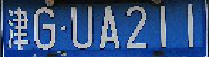
#> input picture face_txt/OpenCV_project/VehicleLicesePlateRecongnition/gg.bmp, 209 x 57 px
$ python TEXT2.py
#> lines starting #> are read from the running program, lines starting #| are printed output that depends on the picture; after the words box and inside, x2 and y2 are one past the last pixel; in counts of white or black regions, pixels touching at a corner belong together
import cv2
import matplotlib.pyplot as plt

# 加载图像
image_path = 'gg.bmp'
image = cv2.imread(image_path)
#> image is the input picture: shape (57, 209, 3); mean B, G, R 129.8, 82.5, 53.7

# 去噪
image = cv2.GaussianBlur(image, (3, 3), 0)
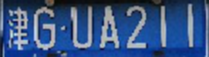
#> image: shape (57, 209, 3); mean B, G, R 130.1, 82.8, 53.9

# 灰度化
gray = cv2.cvtColor(image, cv2.COLOR_BGR2GRAY)
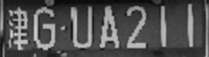
#> gray: shape (57, 209); min 8, max 217, mean 79.5

# 二值化
ret, binary = cv2.threshold(gray, 0, 255, cv2.THRESH_BINARY_INV | cv2.THRESH_OTSU)
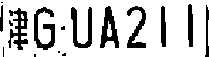
#> binary: shape (57, 209); 78.4% white; 16 black regions (7 under 20 px), largest, box (x1, y1, x2, y2) and area: (34, 7, 55, 50) 416, (100, 6, 119, 48) 404, (8, 8, 28, 50) 397
#> ret = 108

# 膨胀
kernel = cv2.getStructuringElement(cv2.MORPH_RECT, (3, 3))
dilated = cv2.dilate(binary, kernel)
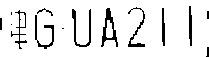
#> dilated: shape (57, 209); 90.4% white; black in thin lines or dots, all inside (x1, y1, x2, y2) = (0, 6, 209, 57)

# 寻找轮廓
contours, hierarchy = cv2.findContours(dilated, cv2.RETR_EXTERNAL, cv2.CHAIN_APPROX_SIMPLE)
#> contours = 1 contour; box (x1, y1, x2, y2) and area: (0, 0, 209, 57) 11586

# 分割字符
plate_contours = []
for contour in contours:
    (x, y, w, h) = cv2.boundingRect(contour)
    aspect_ratio = w / float(h)
    if 1.5 <= aspect_ratio <= 3.5 and w > 20:
        plate_contours.append(contour)
        cv2.rectangle(image, (x, y), (x + w, y + h), (0, 255, 0), 2)
#> this loop made 1 pass
#> (x, y, w, h, aspect_ratio) on pass 1: (0, 0, 209, 57, 3.67)
#> after the loop, plate_contours = []

# 显示结果
plt.figure(figsize=(10, 8))
plt.subplot(1, 2, 1)
plt.imshow(cv2.cvtColor(image, cv2.COLOR_BGR2RGB))
plt.title('License Plate')

plt.subplot(1, 2, 2)
plt.imshow(binary, cmap='gray')
plt.title('Binary Image')

plt.tight_layout()
plt.show()
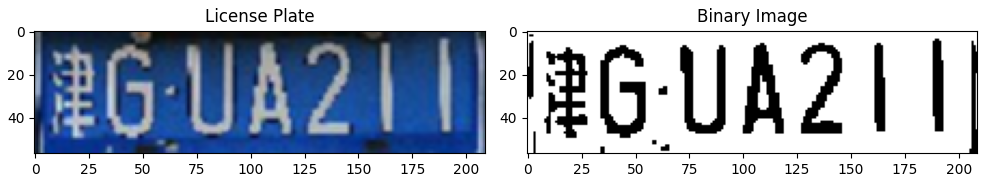
#> figure drawn by matplotlib, 2 panels
